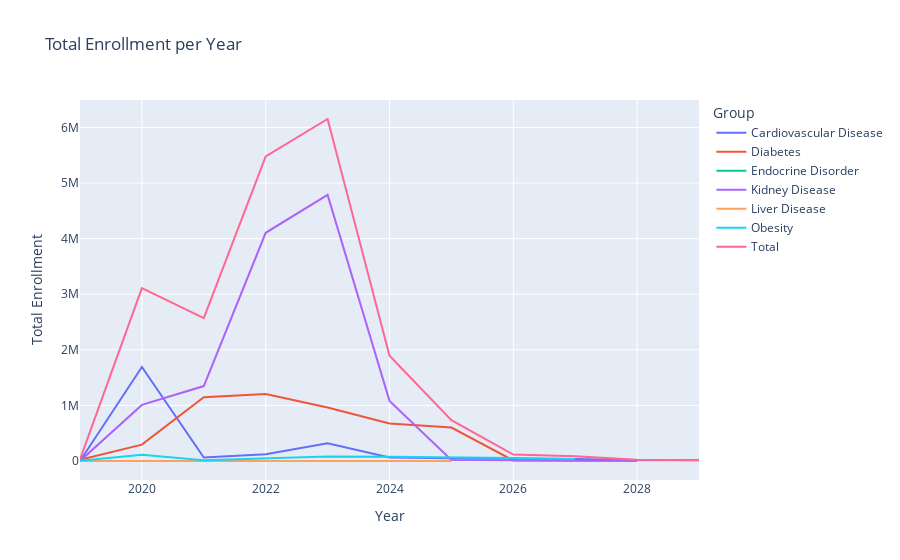

The notebook cell saved with this chart:
### Code cell
import pandas as pd
import plotly.express as px
import plotly.graph_objects as go

# Create a copy of the DataFrame
line_df = competitor_trials_df.copy()

# Create a new DataFrame with only the "NCT Number", "Group" and "Enrollment" columns
group_df = competitor_trials_one_cond[["NCT Number", "Group"]]

# Perform an inner join on the "NCT Number" column
line_df = pd.merge(line_df, group_df, on="NCT Number", how="inner")

line_df = line_df[["NCT Number",'Start Date', 'Completion Date', 'Group', 'Enrollment']]

line_df['Enrollment'] = line_df['Enrollment'].astype(int)

# Extract the first 4 characters and convert to integer
line_df['Year'] = line_df['Start Date'].str[:4].astype(int)
line_df['Completion Year'] = line_df['Completion Date'].str[:4].astype(int)

# Drop rows with NaN 'Year' or 'Completion Year'
line_df = line_df.dropna(subset=['Year', 'Completion Year'])

# Ensure 'Year' and 'Completion Year' are integers
line_df['Year'] = line_df['Year'].astype(int)
line_df['Completion Year'] = line_df['Completion Year'].astype(int)

# Create a new DataFrame with a row for each year that a study is active
expanded_df = pd.DataFrame([(group, year, enrollment)
                            for _, row in line_df.iterrows()
                            for group in [row['Group']]
                            for year in range(row['Year'], row['Completion Year'] + 1)
                            for enrollment in [row['Enrollment']]],
                           columns=['Group', 'Year', 'Enrollment'])

# Group by 'Group' and 'Year' and sum the enrollment
grouped_df = expanded_df.groupby(['Group', 'Year'])['Enrollment'].sum().reset_index(name='Enrollment')

# Add a total line
total_df = grouped_df.groupby('Year')['Enrollment'].sum().reset_index()
total_df['Group'] = 'Total'
grouped_df = pd.concat([grouped_df, total_df], ignore_index=True)

grouped_df

# Create a stacked line graph
fig = px.line(grouped_df, x='Year', y='Enrollment', color='Group', line_group='Group', 
              labels={'Enrollment':'Total Enrollment'}, title='Total Enrollment per Year')
fig.show()

### Figure 1 — Plotly figure (JSON) as saved in the notebook; plotly's stock layout.template omitted (floating-point values rounded to 4 significant figures)
{"data": [{"hovertemplate": "Group=Cardiovascular Disease<br>Year=%{x}<br>Total Enrollment=%{y}<extra></extra>", "legendgroup": "Cardiovascular Disease", "line": {"color": "#636efa", "dash": "solid"}, "marker": {"symbol": "circle"}, "mode": "lines", "name": "Cardiovascular Disease", "orientation": "v", "showlegend": true, "type": "scatter", "x": [2019, 2020, 2021, 2022, 2023, 2024, 2025, 2026, 2027, 2028, 2029], "xaxis": "x", "y": [922, 1691480, 62701, 121056, 320164, 61449, 48087, 44592, 35513, 12500, 12500], "yaxis": "y"}, {"hovertemplate": "Group=Diabetes<br>Year=%{x}<br>Total Enrollment=%{y}<extra></extra>", "legendgroup": "Diabetes", "line": {"color": "#EF553B", "dash": "solid"}, "marker": {"symbol": "circle"}, "mode": "lines", "name": "Diabetes", "orientation": "v", "showlegend": true, "type": "scatter", "x": [2019, 2020, 2021, 2022, 2023, 2024, 2025, 2026, 2027, 2028], "xaxis": "x", "y": [20124, 294451, 1146184, 1205783, 962324, 674896, 602419, 10204, 7530, 5500], "yaxis": "y"}, {"hovertemplate": "Group=Endocrine Disorder<br>Year=%{x}<br>Total Enrollment=%{y}<extra></extra>", "legendgroup": "Endocrine Disorder", "line": {"color": "#00cc96", "dash": "solid"}, "marker": {"symbol": "circle"}, "mode": "lines", "name": "Endocrine Disorder", "orientation": "v", "showlegend": true, "type": "scatter", "x": [2023, 2024, 2025], "xaxis": "x", "y": [1090, 1090, 1090], "yaxis": "y"}, {"hovertemplate": "Group=Kidney Disease<br>Year=%{x}<br>Total Enrollment=%{y}<extra></extra>", "legendgroup": "Kidney Disease", "line": {"color": "#ab63fa", "dash": "solid"}, "marker": {"symbol": "circle"}, "mode": "lines", "name": "Kidney Disease", "orientation": "v", "showlegend": true, "type": "scatter", "x": [2019, 2020, 2021, 2022, 2023, 2024, 2025, 2026, 2027, 2028], "xaxis": "x", "y": [2020, 1009238, 1347814, 4105073, 4787102, 1081218, 16347, 6259, 5819, 5600], "yaxis": "y"}, {"hovertemplate": "Group=Liver Disease<br>Year=%{x}<br>Total Enrollment=%{y}<extra></extra>", "legendgroup": "Liver Disease", "line": {"color": "#FFA15A", "dash": "solid"}, "marker": {"symbol": "circle"}, "mode": "lines", "name": "Liver Disease", "orientation": "v", "showlegend": true, "type": "scatter", "x": [2019, 2020, 2021, 2022, 2023, 2024, 2025], "xaxis": "x", "y": [42, 185, 301, 377, 318, 178, 32], "yaxis": "y"}, {"hovertemplate": "Group=Obesity<br>Year=%{x}<br>Total Enrollment=%{y}<extra></extra>", "legendgroup": "Obesity", "line": {"color": "#19d3f3", "dash": "solid"}, "marker": {"symbol": "circle"}, "mode": "lines", "name": "Obesity", "orientation": "v", "showlegend": true, "type": "scatter", "x": [2019, 2020, 2021, 2022, 2023, 2024, 2025, 2026, 2027], "xaxis": "x", "y": [5138, 113089, 14094, 47203, 80767, 76314, 67652, 55742, 36748], "yaxis": "y"}, {"hovertemplate": "Group=Total<br>Year=%{x}<br>Total Enrollment=%{y}<extra></extra>", "legendgroup": "Total", "line": {"color": "#FF6692", "dash": "solid"}, "marker": {"symbol": "circle"}, "mode": "lines", "name": "Total", "orientation": "v", "showlegend": true, "type": "scatter", "x": [2019, 2020, 2021, 2022, 2023, 2024, 2025, 2026, 2027, 2028, 2029], "xaxis": "x", "y": [28246, 3108443, 2571094, 5479492, 6151765, 1895145, 735627, 116797, 85610, 23600, 12500], "yaxis": "y"}], "layout": {"legend": {"title": {"text": "Group"}, "tracegroupgap": 0}, "title": {"text": "Total Enrollment per Year"}, "xaxis": {"anchor": "y", "domain": [0, 1], "title": {"text": "Year"}}, "yaxis": {"anchor": "x", "domain": [0, 1], "title": {"text": "Total Enrollment"}}}}
